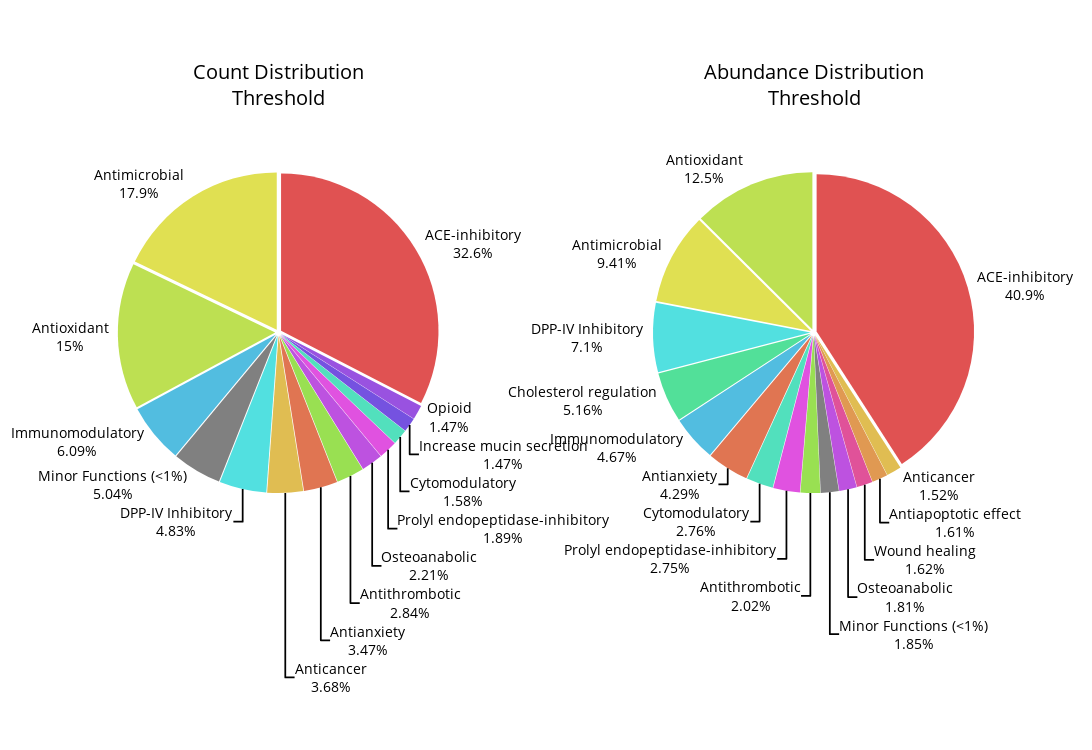
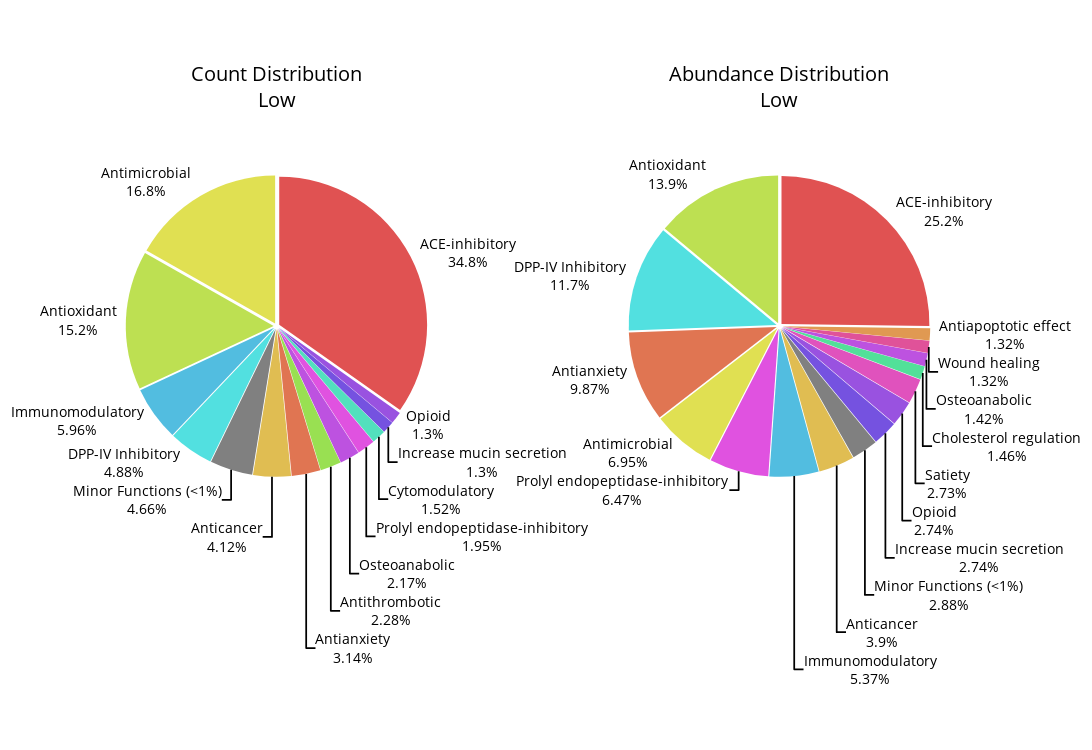
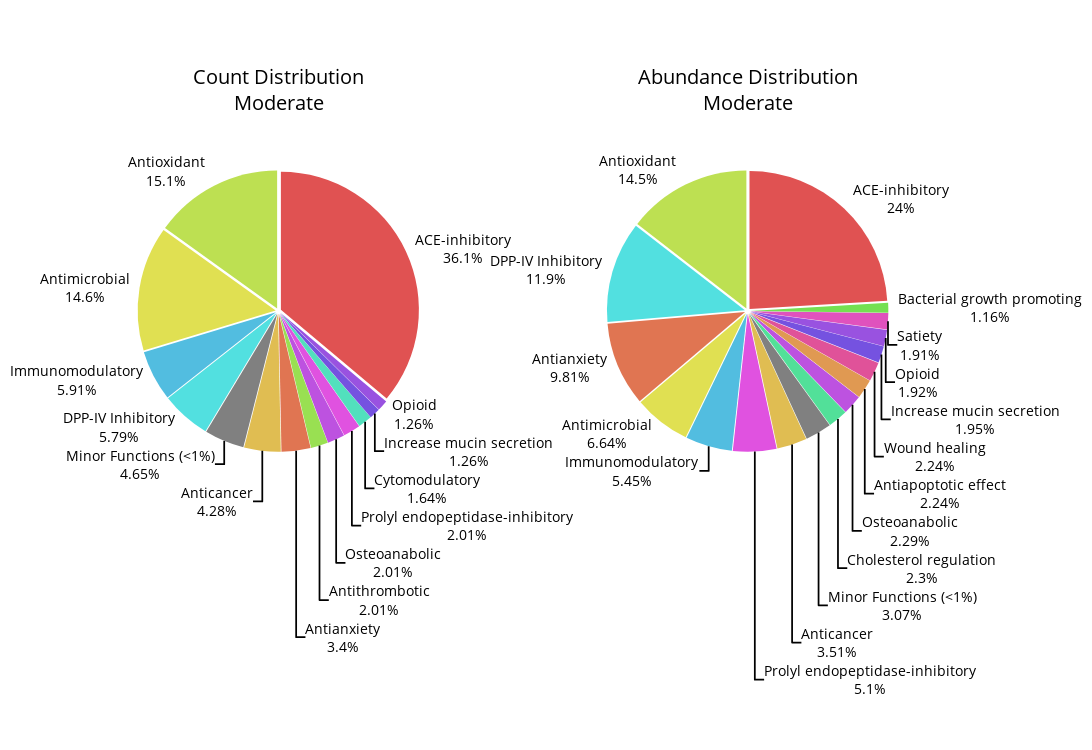
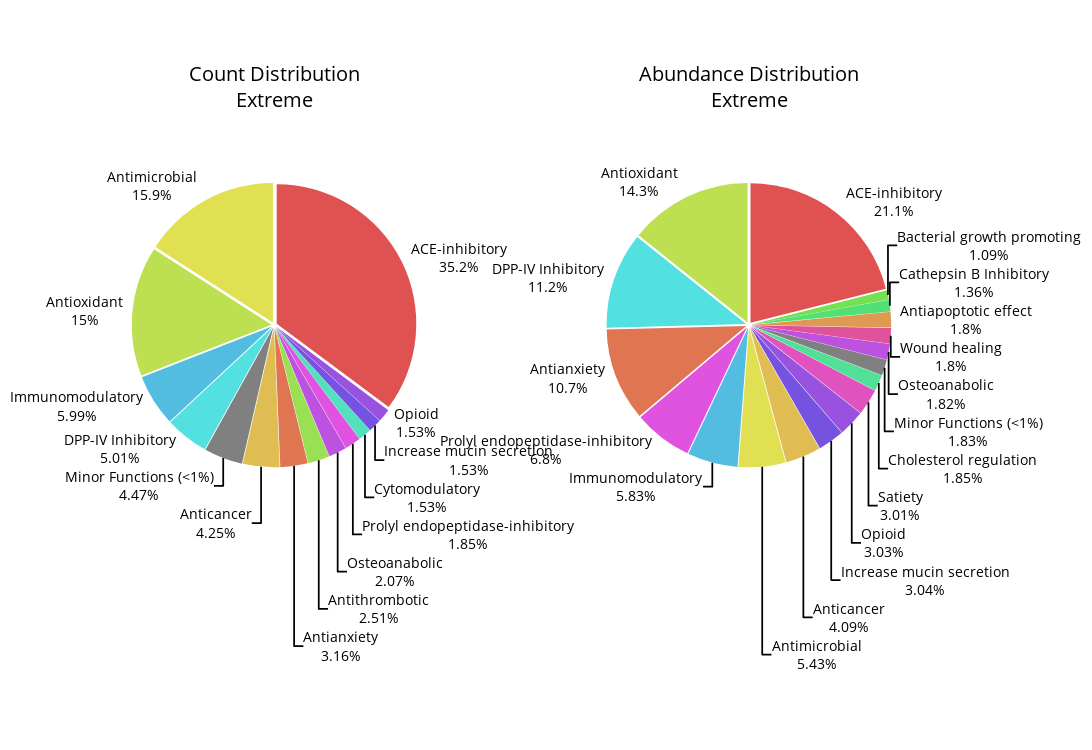

Notebook cell for these charts, in order:
### Code cell
# Initialize the interface
data_transformer = DataTransformation()
data_transformer.setup_data_loading_ui()

# Create bioactive plotter
bioactive_plotter = BioactivePlotter(data_transformer)
bioactive_plotter.display()

### Figure 1 — Plotly figure (JSON) as saved in the notebook; plotly's stock layout.template omitted (floating-point values rounded to 4 significant figures)
{"data": [{"domain": {"column": 0, "row": 0, "x": [0.02, 0.38]}, "hovertemplate": "Function: %{label}<br>Count: %{value}<br>Percentage: %{percent}<br><extra></extra>", "labels": ["ACE-inhibitory", "Antimicrobial", "Antioxidant", "Immunomodulatory", "DPP-IV Inhibitory", "Anticancer", "Antianxiety", "Antithrombotic", "Osteoanabolic", "Prolyl endopeptidase-inhibitory", "Cytomodulatory", "Increase mucin secretion", "Opioid", "Minor Functions (<1%)"], "marker": {"colors": ["hsl(0.0,70%,60%)", "hsl(60.0,70%,60%)", "hsl(75.0,70%,60%)", "hsl(195.0,70%,60%)", "hsl(180.0,70%,60%)", "hsl(45.0,70%,60%)", "hsl(15.0,70%,60%)", "hsl(90.0,70%,60%)", "hsl(285.0,70%,60%)", "hsl(300.0,70%,60%)", "hsl(165.0,70%,60%)", "hsl(255.0,70%,60%)", "hsl(270.0,70%,60%)", "#808080"]}, "pull": 0.02, "textfont": {"color": "black", "size": 14}, "textinfo": "percent+label", "textposition": "outside", "type": "pie", "values": [310, 170, 143, 58, 46, 35, 33, 27, 21, 18, 15, 14, 14, 48]}, {"domain": {"column": 1, "row": 0, "x": [0.62, 0.98]}, "hovertemplate": "Function: %{label}<br>Abundance: %{value:.2e}<br>Percentage: %{percent}<br><extra></extra>", "labels": ["ACE-inhibitory", "Antianxiety", "Antiapoptotic effect", "Anticancer", "Antimicrobial", "Antioxidant", "Antithrombotic", "Cholesterol regulation", "Cytomodulatory", "DPP-IV Inhibitory", "Immunomodulatory", "Osteoanabolic", "Prolyl endopeptidase-inhibitory", "Wound healing", "Minor Functions (<1%)"], "marker": {"colors": ["hsl(0.0,70%,60%)", "hsl(15.0,70%,60%)", "hsl(30.0,70%,60%)", "hsl(45.0,70%,60%)", "hsl(60.0,70%,60%)", "hsl(75.0,70%,60%)", "hsl(90.0,70%,60%)", "hsl(150.0,70%,60%)", "hsl(165.0,70%,60%)", "hsl(180.0,70%,60%)", "hsl(195.0,70%,60%)", "hsl(285.0,70%,60%)", "hsl(300.0,70%,60%)", "hsl(330.0,70%,60%)", "#808080"]}, "pull": 0.02, "textfont": {"color": "black", "size": 14}, "textinfo": "percent+label", "textposition": "outside", "type": "pie", "values": [42050000000.0, 4411000000.0, 1656000000.0, 1565000000.0, 9674000000.0, 12900000000.0, 2076000000.0, 5302000000.0, 2838000000.0, 7298000000.0, 4800000000.0, 1864000000.0, 2823000000.0, 1670000000.0, 1903000000.0]}], "layout": {"annotations": [{"font": {"color": "black", "size": 20}, "showarrow": false, "text": "Count Distribution<br>Threshold", "x": 0.2, "xanchor": "center", "y": 1.1, "yanchor": "bottom"}, {"font": {"color": "black", "size": 20}, "showarrow": false, "text": "Abundance Distribution<br>Threshold", "x": 0.8, "xanchor": "center", "y": 1.1, "yanchor": "bottom"}], "height": 750, "margin": {"b": 50, "l": 100, "r": 100, "t": 150}, "showlegend": false, "title": {"font": {"color": "black"}}, "width": 1600, "xaxis": {"tickfont": {"color": "black"}}, "yaxis": {"tickfont": {"color": "black"}}}}

### Figure 2 — Plotly figure (JSON) as saved in the notebook; plotly's stock layout.template omitted (floating-point values rounded to 4 significant figures)
{"data": [{"domain": {"column": 0, "row": 0, "x": [0.02, 0.38]}, "hovertemplate": "Function: %{label}<br>Count: %{value}<br>Percentage: %{percent}<br><extra></extra>", "labels": ["ACE-inhibitory", "Antimicrobial", "Antioxidant", "Immunomodulatory", "DPP-IV Inhibitory", "Anticancer", "Antianxiety", "Antithrombotic", "Osteoanabolic", "Prolyl endopeptidase-inhibitory", "Cytomodulatory", "Increase mucin secretion", "Opioid", "Minor Functions (<1%)"], "marker": {"colors": ["hsl(0.0,70%,60%)", "hsl(60.0,70%,60%)", "hsl(75.0,70%,60%)", "hsl(195.0,70%,60%)", "hsl(180.0,70%,60%)", "hsl(45.0,70%,60%)", "hsl(15.0,70%,60%)", "hsl(90.0,70%,60%)", "hsl(285.0,70%,60%)", "hsl(300.0,70%,60%)", "hsl(165.0,70%,60%)", "hsl(255.0,70%,60%)", "hsl(270.0,70%,60%)", "#808080"]}, "pull": 0.02, "textfont": {"color": "black", "size": 14}, "textinfo": "percent+label", "textposition": "outside", "type": "pie", "values": [321, 155, 140, 55, 45, 38, 29, 21, 20, 18, 14, 12, 12, 43]}, {"domain": {"column": 1, "row": 0, "x": [0.62, 0.98]}, "hovertemplate": "Function: %{label}<br>Abundance: %{value:.2e}<br>Percentage: %{percent}<br><extra></extra>", "labels": ["ACE-inhibitory", "Antianxiety", "Antiapoptotic effect", "Anticancer", "Antimicrobial", "Antioxidant", "Cholesterol regulation", "DPP-IV Inhibitory", "Immunomodulatory", "Increase mucin secretion", "Opioid", "Osteoanabolic", "Prolyl endopeptidase-inhibitory", "Satiety", "Wound healing", "Minor Functions (<1%)"], "marker": {"colors": ["hsl(0.0,70%,60%)", "hsl(15.0,70%,60%)", "hsl(30.0,70%,60%)", "hsl(45.0,70%,60%)", "hsl(60.0,70%,60%)", "hsl(75.0,70%,60%)", "hsl(150.0,70%,60%)", "hsl(180.0,70%,60%)", "hsl(195.0,70%,60%)", "hsl(255.0,70%,60%)", "hsl(270.0,70%,60%)", "hsl(285.0,70%,60%)", "hsl(300.0,70%,60%)", "hsl(315.0,70%,60%)", "hsl(330.0,70%,60%)", "#808080"]}, "pull": 0.02, "textfont": {"color": "black", "size": 14}, "textinfo": "percent+label", "textposition": "outside", "type": "pie", "values": [26820000000.0, 10480000000.0, 1402000000.0, 4149000000.0, 7383000000.0, 14780000000.0, 1550000000.0, 12420000000.0, 5704000000.0, 2915000000.0, 2912000000.0, 1512000000.0, 6875000000.0, 2898000000.0, 1403000000.0, 3056000000.0]}], "layout": {"annotations": [{"font": {"color": "black", "size": 20}, "showarrow": false, "text": "Count Distribution<br>Low", "x": 0.2, "xanchor": "center", "y": 1.1, "yanchor": "bottom"}, {"font": {"color": "black", "size": 20}, "showarrow": false, "text": "Abundance Distribution<br>Low", "x": 0.8, "xanchor": "center", "y": 1.1, "yanchor": "bottom"}], "height": 750, "margin": {"b": 50, "l": 100, "r": 100, "t": 150}, "showlegend": false, "title": {"font": {"color": "black"}}, "width": 1600, "xaxis": {"tickfont": {"color": "black"}}, "yaxis": {"tickfont": {"color": "black"}}}}

### Figure 3 — Plotly figure (JSON) as saved in the notebook; plotly's stock layout.template omitted (floating-point values rounded to 4 significant figures)
{"data": [{"domain": {"column": 0, "row": 0, "x": [0.02, 0.38]}, "hovertemplate": "Function: %{label}<br>Count: %{value}<br>Percentage: %{percent}<br><extra></extra>", "labels": ["ACE-inhibitory", "Antimicrobial", "Antioxidant", "Immunomodulatory", "DPP-IV Inhibitory", "Anticancer", "Antianxiety", "Antithrombotic", "Osteoanabolic", "Prolyl endopeptidase-inhibitory", "Cytomodulatory", "Increase mucin secretion", "Opioid", "Minor Functions (<1%)"], "marker": {"colors": ["hsl(0.0,70%,60%)", "hsl(60.0,70%,60%)", "hsl(75.0,70%,60%)", "hsl(195.0,70%,60%)", "hsl(180.0,70%,60%)", "hsl(45.0,70%,60%)", "hsl(15.0,70%,60%)", "hsl(90.0,70%,60%)", "hsl(285.0,70%,60%)", "hsl(300.0,70%,60%)", "hsl(165.0,70%,60%)", "hsl(255.0,70%,60%)", "hsl(270.0,70%,60%)", "#808080"]}, "pull": 0.02, "textfont": {"color": "black", "size": 14}, "textinfo": "percent+label", "textposition": "outside", "type": "pie", "values": [287, 116, 120, 47, 46, 34, 27, 16, 16, 16, 13, 10, 10, 37]}, {"domain": {"column": 1, "row": 0, "x": [0.62, 0.98]}, "hovertemplate": "Function: %{label}<br>Abundance: %{value:.2e}<br>Percentage: %{percent}<br><extra></extra>", "labels": ["ACE-inhibitory", "Antianxiety", "Antiapoptotic effect", "Anticancer", "Antimicrobial", "Antioxidant", "Bacterial growth promoting", "Cholesterol regulation", "DPP-IV Inhibitory", "Immunomodulatory", "Increase mucin secretion", "Opioid", "Osteoanabolic", "Prolyl endopeptidase-inhibitory", "Satiety", "Wound healing", "Minor Functions (<1%)"], "marker": {"colors": ["hsl(0.0,70%,60%)", "hsl(15.0,70%,60%)", "hsl(30.0,70%,60%)", "hsl(45.0,70%,60%)", "hsl(60.0,70%,60%)", "hsl(75.0,70%,60%)", "hsl(105.0,70%,60%)", "hsl(150.0,70%,60%)", "hsl(180.0,70%,60%)", "hsl(195.0,70%,60%)", "hsl(255.0,70%,60%)", "hsl(270.0,70%,60%)", "hsl(285.0,70%,60%)", "hsl(300.0,70%,60%)", "hsl(315.0,70%,60%)", "hsl(330.0,70%,60%)", "#808080"]}, "pull": 0.02, "textfont": {"color": "black", "size": 14}, "textinfo": "percent+label", "textposition": "outside", "type": "pie", "values": [20390000000.0, 8319000000.0, 1900000000.0, 2974000000.0, 5632000000.0, 12310000000.0, 987100000.0, 1949000000.0, 10050000000.0, 4625000000.0, 1651000000.0, 1625000000.0, 1939000000.0, 4322000000.0, 1621000000.0, 1900000000.0, 2607000000.0]}], "layout": {"annotations": [{"font": {"color": "black", "size": 20}, "showarrow": false, "text": "Count Distribution<br>Moderate", "x": 0.2, "xanchor": "center", "y": 1.1, "yanchor": "bottom"}, {"font": {"color": "black", "size": 20}, "showarrow": false, "text": "Abundance Distribution<br>Moderate", "x": 0.8, "xanchor": "center", "y": 1.1, "yanchor": "bottom"}], "height": 750, "margin": {"b": 50, "l": 100, "r": 100, "t": 150}, "showlegend": false, "title": {"font": {"color": "black"}}, "width": 1600, "xaxis": {"tickfont": {"color": "black"}}, "yaxis": {"tickfont": {"color": "black"}}}}

### Figure 4 — Plotly figure (JSON) as saved in the notebook; plotly's stock layout.template omitted (floating-point values rounded to 4 significant figures)
{"data": [{"domain": {"column": 0, "row": 0, "x": [0.02, 0.38]}, "hovertemplate": "Function: %{label}<br>Count: %{value}<br>Percentage: %{percent}<br><extra></extra>", "labels": ["ACE-inhibitory", "Antimicrobial", "Antioxidant", "Immunomodulatory", "DPP-IV Inhibitory", "Anticancer", "Antianxiety", "Antithrombotic", "Osteoanabolic", "Prolyl endopeptidase-inhibitory", "Cytomodulatory", "Increase mucin secretion", "Opioid", "Minor Functions (<1%)"], "marker": {"colors": ["hsl(0.0,70%,60%)", "hsl(60.0,70%,60%)", "hsl(75.0,70%,60%)", "hsl(195.0,70%,60%)", "hsl(180.0,70%,60%)", "hsl(45.0,70%,60%)", "hsl(15.0,70%,60%)", "hsl(90.0,70%,60%)", "hsl(285.0,70%,60%)", "hsl(300.0,70%,60%)", "hsl(165.0,70%,60%)", "hsl(255.0,70%,60%)", "hsl(270.0,70%,60%)", "#808080"]}, "pull": 0.02, "textfont": {"color": "black", "size": 14}, "textinfo": "percent+label", "textposition": "outside", "type": "pie", "values": [323, 146, 138, 55, 46, 39, 29, 23, 19, 17, 14, 14, 14, 41]}, {"domain": {"column": 1, "row": 0, "x": [0.62, 0.98]}, "hovertemplate": "Function: %{label}<br>Abundance: %{value:.2e}<br>Percentage: %{percent}<br><extra></extra>", "labels": ["ACE-inhibitory", "Antianxiety", "Antiapoptotic effect", "Anticancer", "Antimicrobial", "Antioxidant", "Bacterial growth promoting", "Cathepsin B Inhibitory", "Cholesterol regulation", "DPP-IV Inhibitory", "Immunomodulatory", "Increase mucin secretion", "Opioid", "Osteoanabolic", "Prolyl endopeptidase-inhibitory", "Satiety", "Wound healing", "Minor Functions (<1%)"], "marker": {"colors": ["hsl(0.0,70%,60%)", "hsl(15.0,70%,60%)", "hsl(30.0,70%,60%)", "hsl(45.0,70%,60%)", "hsl(60.0,70%,60%)", "hsl(75.0,70%,60%)", "hsl(105.0,70%,60%)", "hsl(135.0,70%,60%)", "hsl(150.0,70%,60%)", "hsl(180.0,70%,60%)", "hsl(195.0,70%,60%)", "hsl(255.0,70%,60%)", "hsl(270.0,70%,60%)", "hsl(285.0,70%,60%)", "hsl(300.0,70%,60%)", "hsl(315.0,70%,60%)", "hsl(330.0,70%,60%)", "#808080"]}, "pull": 0.02, "textfont": {"color": "black", "size": 14}, "textinfo": "percent+label", "textposition": "outside", "type": "pie", "values": [23420000000.0, 11950000000.0, 1997000000.0, 4544000000.0, 6033000000.0, 15850000000.0, 1206781537, 1511000000.0, 2054000000.0, 12400000000.0, 6479000000.0, 3383000000.0, 3370000000.0, 2024000000.0, 7563000000.0, 3345000000.0, 2006000000.0, 2035000000.0]}], "layout": {"annotations": [{"font": {"color": "black", "size": 20}, "showarrow": false, "text": "Count Distribution<br>Extreme", "x": 0.2, "xanchor": "center", "y": 1.1, "yanchor": "bottom"}, {"font": {"color": "black", "size": 20}, "showarrow": false, "text": "Abundance Distribution<br>Extreme", "x": 0.8, "xanchor": "center", "y": 1.1, "yanchor": "bottom"}], "height": 750, "margin": {"b": 50, "l": 100, "r": 100, "t": 150}, "showlegend": false, "title": {"font": {"color": "black"}}, "width": 1600, "xaxis": {"tickfont": {"color": "black"}}, "yaxis": {"tickfont": {"color": "black"}}}}
